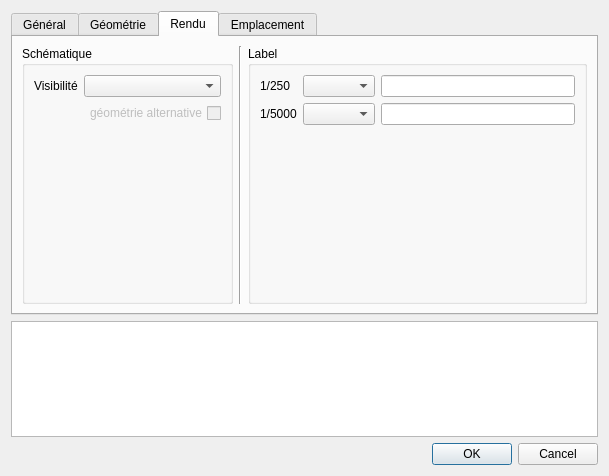
<?xml version="1.0" encoding="UTF-8"?>
<ui version="4.0">
 <class>Dialog</class>
 <widget class="QDialog" name="Dialog">
  <property name="geometry">
   <rect>
    <x>0</x>
    <y>0</y>
    <width>609</width>
    <height>476</height>
   </rect>
  </property>
  <property name="windowTitle">
   <string>Vannes</string>
  </property>
  <layout class="QGridLayout" name="gridLayout">
   <item row="13" column="0">
    <widget class="QDialogButtonBox" name="buttonBox">
     <property name="orientation">
      <enum>Qt::Horizontal</enum>
     </property>
     <property name="standardButtons">
      <set>QDialogButtonBox::Cancel|QDialogButtonBox::Ok</set>
     </property>
    </widget>
   </item>
   <item row="12" column="0">
    <widget class="QPlainTextEdit" name="remark"/>
   </item>
   <item row="11" column="0">
    <widget class="QTabWidget" name="tabWidget">
     <property name="currentIndex">
      <number>2</number>
     </property>
     <widget class="QWidget" name="tab">
      <attribute name="title">
       <string>Général</string>
      </attribute>
      <layout class="QGridLayout" name="gridLayout_3">
       <item row="0" column="0">
        <widget class="QLabel" name="label">
         <property name="text">
          <string>ID</string>
         </property>
        </widget>
       </item>
       <item row="0" column="1">
        <widget class="QLineEdit" name="id">
         <property name="enabled">
          <bool>false</bool>
         </property>
         <property name="readOnly">
          <bool>true</bool>
         </property>
        </widget>
       </item>
       <item row="0" column="2" rowspan="10" colspan="2">
        <widget class="Line" name="line_2">
         <property name="orientation">
          <enum>Qt::Vertical</enum>
         </property>
        </widget>
       </item>
       <item row="0" column="4">
        <widget class="QLabel" name="label_20">
         <property name="text">
          <string>Distributeur</string>
         </property>
        </widget>
       </item>
       <item row="0" column="5">
        <widget class="QComboBox" name="fk_distributor"/>
       </item>
       <item row="1" column="0">
        <widget class="QLabel" name="label_2">
         <property name="text">
          <string>Identification</string>
         </property>
        </widget>
       </item>
       <item row="1" column="1">
        <widget class="QLineEdit" name="identification"/>
       </item>
       <item row="1" column="4">
        <widget class="QLabel" name="label_3">
         <property name="text">
          <string>Type</string>
         </property>
        </widget>
       </item>
       <item row="1" column="5">
        <widget class="QComboBox" name="fk_valve_type"/>
       </item>
       <item row="2" column="0">
        <widget class="QLabel" name="label_8">
         <property name="text">
          <string>Diamètre nominal</string>
         </property>
        </widget>
       </item>
       <item row="2" column="1">
        <widget class="QLineEdit" name="diameter_nominal"/>
       </item>
       <item row="2" column="4">
        <widget class="QLabel" name="label_4">
         <property name="text">
          <string>Fonction</string>
         </property>
        </widget>
       </item>
       <item row="2" column="5">
        <widget class="QComboBox" name="fk_valve_function"/>
       </item>
       <item row="3" column="0" rowspan="2">
        <widget class="QLabel" name="label_25">
         <property name="text">
          <string>Dossier technique</string>
         </property>
        </widget>
       </item>
       <item row="3" column="1" rowspan="3">
        <widget class="QgsRelationReferenceWidget" name="fk_folder"/>
       </item>
       <item row="3" column="4">
        <widget class="QLabel" name="label_21">
         <property name="text">
          <string>Actionnement</string>
         </property>
        </widget>
       </item>
       <item row="3" column="5">
        <widget class="QComboBox" name="fk_valve_actuation"/>
       </item>
       <item row="4" column="5" rowspan="2">
        <widget class="QComboBox" name="fk_status"/>
       </item>
       <item row="5" column="4">
        <widget class="QLabel" name="label_16">
         <property name="text">
          <string>Statut</string>
         </property>
        </widget>
       </item>
       <item row="6" column="0" rowspan="2">
        <widget class="QLabel" name="label_7">
         <property name="text">
          <string>Année</string>
         </property>
        </widget>
       </item>
       <item row="6" column="1" rowspan="2">
        <widget class="QLineEdit" name="year"/>
       </item>
       <item row="6" column="5" rowspan="4">
        <widget class="QListWidget" name="fk_maintenance"/>
       </item>
       <item row="7" column="3" colspan="2">
        <widget class="QLabel" name="label_10">
         <property name="text">
          <string>Maintenance</string>
         </property>
        </widget>
       </item>
       <item row="8" column="0">
        <widget class="QCheckBox" name="closed">
         <property name="text">
          <string>Fermée</string>
         </property>
        </widget>
       </item>
       <item row="9" column="0" colspan="2">
        <widget class="QCheckBox" name="networkseparation">
         <property name="text">
          <string>Séparation réseau</string>
         </property>
        </widget>
       </item>
      </layout>
     </widget>
     <widget class="QWidget" name="tab_2">
      <attribute name="title">
       <string>Géométrie</string>
      </attribute>
      <layout class="QGridLayout" name="gridLayout_2">
       <item row="10" column="4">
        <widget class="QComboBox" name="fk_handle_precisionalti"/>
       </item>
       <item row="11" column="1">
        <spacer name="verticalSpacer_3">
         <property name="orientation">
          <enum>Qt::Vertical</enum>
         </property>
         <property name="sizeHint" stdset="0">
          <size>
           <width>20</width>
           <height>40</height>
          </size>
         </property>
        </spacer>
       </item>
       <item row="2" column="0">
        <widget class="QLabel" name="label_5">
         <property name="text">
          <string>Altitude réelle</string>
         </property>
        </widget>
       </item>
       <item row="3" column="1">
        <widget class="QComboBox" name="fk_precisionalti"/>
       </item>
       <item row="9" column="2" colspan="2">
        <widget class="QLabel" name="label_23">
         <property name="text">
          <string>Précision tige</string>
         </property>
        </widget>
       </item>
       <item row="3" column="0">
        <widget class="QLabel" name="label_6">
         <property name="text">
          <string>Précision alti.</string>
         </property>
        </widget>
       </item>
       <item row="3" column="3">
        <widget class="QLabel" name="label_15">
         <property name="text">
          <string>Folios</string>
         </property>
        </widget>
       </item>
       <item row="2" column="2" rowspan="6">
        <widget class="Line" name="line">
         <property name="orientation">
          <enum>Qt::Vertical</enum>
         </property>
        </widget>
       </item>
       <item row="2" column="1">
        <widget class="QLineEdit" name="altitude"/>
       </item>
       <item row="8" column="2" colspan="2">
        <widget class="QLabel" name="label_22">
         <property name="text">
          <string>Altitude tige</string>
         </property>
        </widget>
       </item>
       <item row="8" column="4">
        <widget class="QLineEdit" name="handle_altitude"/>
       </item>
       <item row="3" column="4">
        <widget class="QLineEdit" name="_printmaps">
         <property name="enabled">
          <bool>true</bool>
         </property>
         <property name="readOnly">
          <bool>true</bool>
         </property>
        </widget>
       </item>
       <item row="9" column="4">
        <widget class="QComboBox" name="fk_handle_precision"/>
       </item>
       <item row="10" column="2" colspan="2">
        <widget class="QLabel" name="label_24">
         <property name="text">
          <string>Précision alti. tige</string>
         </property>
        </widget>
       </item>
       <item row="2" column="4">
        <widget class="QLineEdit" name="fk_pipe">
         <property name="enabled">
          <bool>true</bool>
         </property>
         <property name="readOnly">
          <bool>true</bool>
         </property>
        </widget>
       </item>
       <item row="2" column="3">
        <widget class="QLabel" name="label_13">
         <property name="text">
          <string>Conduite</string>
         </property>
        </widget>
       </item>
       <item row="4" column="3">
        <widget class="QLabel" name="label_12">
         <property name="text">
          <string>Commune</string>
         </property>
        </widget>
       </item>
       <item row="5" column="4">
        <widget class="QComboBox" name="fk_pressurezone">
         <property name="enabled">
          <bool>false</bool>
         </property>
        </widget>
       </item>
       <item row="5" column="3">
        <widget class="QLabel" name="label_14">
         <property name="text">
          <string>Zone de pression</string>
         </property>
        </widget>
       </item>
       <item row="4" column="0">
        <widget class="QLabel" name="label_19">
         <property name="text">
          <string>Précision</string>
         </property>
        </widget>
       </item>
       <item row="4" column="1">
        <widget class="QComboBox" name="fk_precision">
         <property name="sizeAdjustPolicy">
          <enum>QComboBox::AdjustToContents</enum>
         </property>
        </widget>
       </item>
       <item row="5" column="0">
        <widget class="QLabel" name="label_26">
         <property name="text">
          <string>Pt. de réf.</string>
         </property>
        </widget>
       </item>
       <item row="5" column="1">
        <widget class="QComboBox" name="fk_object_reference"/>
       </item>
       <item row="4" column="4">
        <widget class="QComboBox" name="fk_district"/>
       </item>
      </layout>
      <zorder>line</zorder>
      <zorder>altitude</zorder>
      <zorder>label_5</zorder>
      <zorder>_printmaps</zorder>
      <zorder>label_15</zorder>
      <zorder>fk_precisionalti</zorder>
      <zorder>label_6</zorder>
      <zorder>verticalSpacer_3</zorder>
      <zorder>handle_altitude</zorder>
      <zorder>fk_handle_precision</zorder>
      <zorder>label_22</zorder>
      <zorder>label_23</zorder>
      <zorder>fk_handle_precisionalti</zorder>
      <zorder>label_24</zorder>
      <zorder>fk_pipe</zorder>
      <zorder>label_13</zorder>
      <zorder>label_12</zorder>
      <zorder>fk_pressurezone</zorder>
      <zorder>label_14</zorder>
      <zorder>label_19</zorder>
      <zorder>fk_precision</zorder>
      <zorder>label_26</zorder>
      <zorder>fk_object_reference</zorder>
      <zorder>fk_district</zorder>
     </widget>
     <widget class="QWidget" name="tab_3">
      <attribute name="title">
       <string>Rendu</string>
      </attribute>
      <layout class="QGridLayout" name="gridLayout_4">
       <item row="0" column="0">
        <widget class="QGroupBox" name="groupBox_2">
         <property name="title">
          <string>Schématique</string>
         </property>
         <layout class="QGridLayout" name="gridLayout_6">
          <item row="2" column="1">
           <widget class="QCheckBox" name="_geometry_schematic_used">
            <property name="enabled">
             <bool>false</bool>
            </property>
            <property name="layoutDirection">
             <enum>Qt::RightToLeft</enum>
            </property>
            <property name="text">
             <string>géométrie alternative</string>
            </property>
           </widget>
          </item>
          <item row="0" column="0">
           <widget class="QLabel" name="label_9">
            <property name="text">
             <string>Visibilité</string>
            </property>
           </widget>
          </item>
          <item row="3" column="1">
           <spacer name="verticalSpacer">
            <property name="orientation">
             <enum>Qt::Vertical</enum>
            </property>
            <property name="sizeHint" stdset="0">
             <size>
              <width>20</width>
              <height>10</height>
             </size>
            </property>
           </spacer>
          </item>
          <item row="0" column="1">
           <widget class="QComboBox" name="schema_force_visible">
            <property name="editable">
             <bool>false</bool>
            </property>
            <property name="sizeAdjustPolicy">
             <enum>QComboBox::AdjustToContents</enum>
            </property>
           </widget>
          </item>
         </layout>
        </widget>
       </item>
       <item row="0" column="1">
        <widget class="Line" name="line_6">
         <property name="orientation">
          <enum>Qt::Vertical</enum>
         </property>
        </widget>
       </item>
       <item row="0" column="2">
        <widget class="QGroupBox" name="groupBox">
         <property name="title">
          <string>Label</string>
         </property>
         <layout class="QGridLayout" name="gridLayout_5">
          <item row="4" column="0">
           <spacer name="verticalSpacer_2">
            <property name="orientation">
             <enum>Qt::Vertical</enum>
            </property>
            <property name="sizeHint" stdset="0">
             <size>
              <width>20</width>
              <height>10</height>
             </size>
            </property>
           </spacer>
          </item>
          <item row="0" column="0">
           <widget class="QLabel" name="label_17">
            <property name="text">
             <string>1/250</string>
            </property>
           </widget>
          </item>
          <item row="0" column="1">
           <widget class="QComboBox" name="label_1_visible">
            <property name="sizeAdjustPolicy">
             <enum>QComboBox::AdjustToContents</enum>
            </property>
           </widget>
          </item>
          <item row="1" column="1">
           <widget class="QComboBox" name="label_2_visible">
            <property name="sizeAdjustPolicy">
             <enum>QComboBox::AdjustToContents</enum>
            </property>
           </widget>
          </item>
          <item row="1" column="0">
           <widget class="QLabel" name="label_18">
            <property name="text">
             <string>1/5000</string>
            </property>
           </widget>
          </item>
          <item row="0" column="2">
           <widget class="QLineEdit" name="label_1_text"/>
          </item>
          <item row="1" column="2">
           <widget class="QLineEdit" name="label_2_text"/>
          </item>
         </layout>
        </widget>
       </item>
      </layout>
     </widget>
     <widget class="QWidget" name="tab_4">
      <attribute name="title">
       <string>Emplacement</string>
      </attribute>
      <layout class="QGridLayout" name="gridLayout_7">
       <item row="0" column="0">
        <layout class="QVBoxLayout" name="verticalLayout">
         <item>
          <widget class="QListWidget" name="fk_locationtype"/>
         </item>
        </layout>
       </item>
      </layout>
     </widget>
    </widget>
   </item>
  </layout>
 </widget>
 <customwidgets>
  <customwidget>
   <class>QgsRelationReferenceWidget</class>
   <extends>QWidget</extends>
   <header>qgsrelationreferencewidget.h</header>
  </customwidget>
 </customwidgets>
 <resources/>
 <connections>
  <connection>
   <sender>buttonBox</sender>
   <signal>accepted()</signal>
   <receiver>Dialog</receiver>
   <slot>accept()</slot>
   <hints>
    <hint type="sourcelabel">
     <x>248</x>
     <y>254</y>
    </hint>
    <hint type="destinationlabel">
     <x>157</x>
     <y>274</y>
    </hint>
   </hints>
  </connection>
  <connection>
   <sender>buttonBox</sender>
   <signal>rejected()</signal>
   <receiver>Dialog</receiver>
   <slot>reject()</slot>
   <hints>
    <hint type="sourcelabel">
     <x>316</x>
     <y>260</y>
    </hint>
    <hint type="destinationlabel">
     <x>286</x>
     <y>274</y>
    </hint>
   </hints>
  </connection>
 </connections>
</ui>
